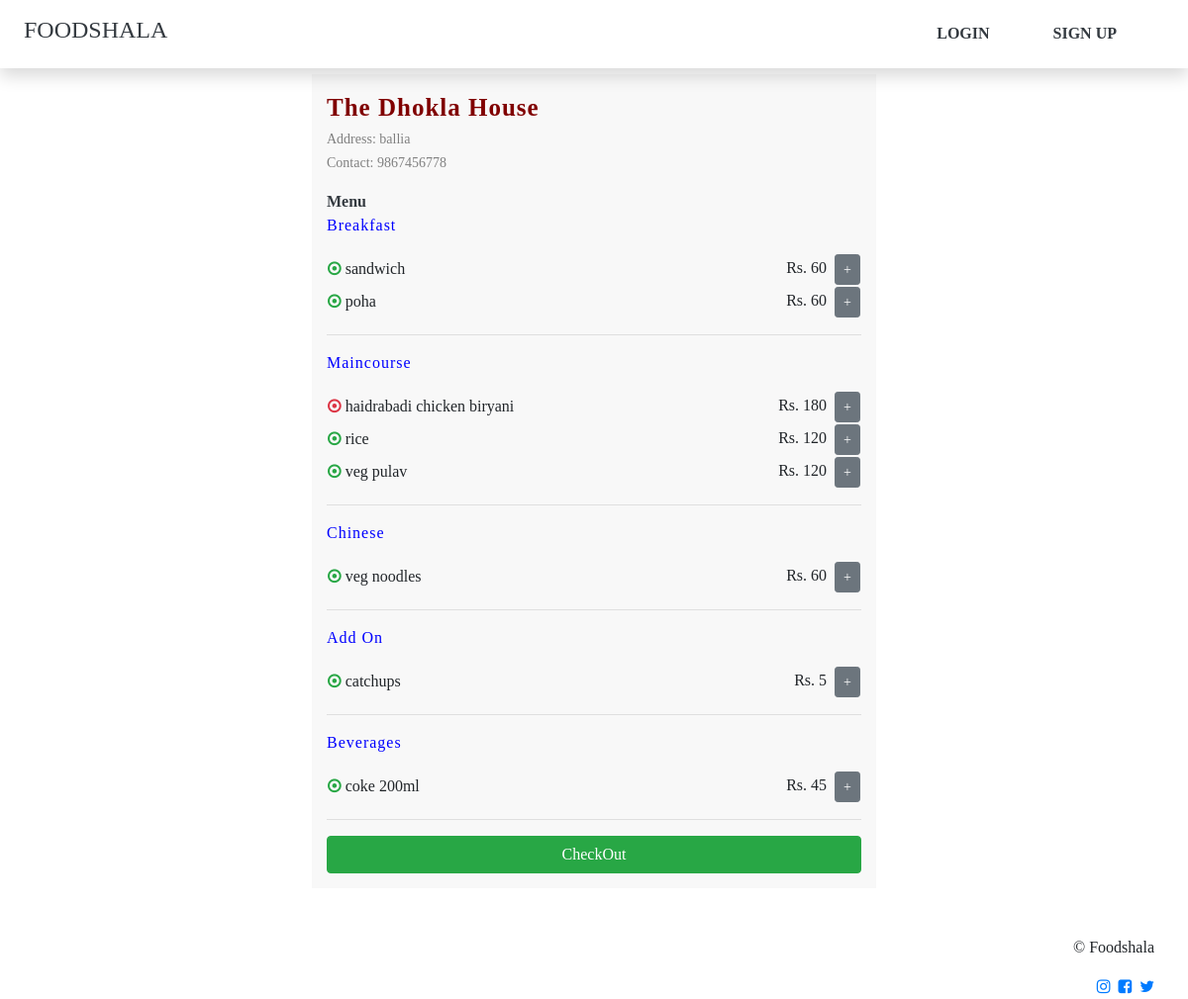
Page /restrauntMenu.php?id=2 on the committed database.
### tables this page shows
CREATE TABLE `restraunts` (
  `restraunt_id` int(11) NOT NULL,
  `restraunt_name` varchar(255) NOT NULL,
  `restraunt_email` varchar(255) NOT NULL,
  `password` varchar(255) NOT NULL,
  `restraunt_address` varchar(255) NOT NULL,
  `restraunt_contact` varchar(255) NOT NULL,
  `restraunt_category` varchar(255) NOT NULL
);

CREATE TABLE `dishes` (
  `dish_id` int(11) NOT NULL,
  `restraunt_id` int(11) NOT NULL,
  `dish_name` varchar(255) NOT NULL,
  `price` int(11) NOT NULL,
  `category` varchar(255) NOT NULL,
  `type` varchar(255) NOT NULL
);

### restrauntMenu.php (the view, shortened to what this page needs)
<?php
require "includes/dbConnection.php";
?>
<?php
include "includes/header.php";
?>
<?php
 include "includes/navbar.php";
?>
<?php
$id=$_REQUEST['id'];
              $query = "SELECT * FROM restraunts WHERE restraunt_id='$id'";
              $result = mysqli_query($con, $query)or die($mysqli_error($con));
              $row=mysqli_fetch_array($result);
              ?>
<section class="restrauntMenu">
<div class="container">
	<div class="row mt-5 mb-5">
		<div class="col-lg-6 col-sm-6 col-md-6 mainDiv">
			<div class="heading mb-3">
			<div class="menuHeading"><?php echo $row['restraunt_name'] ?></div>
      <span class="subhead"><?php echo "Address: ".$row['restraunt_address'] ?></span><br/>
      <span class="subhead"><?php echo "Contact: ".$row['restraunt_contact'] ?></span>
		</div>
			<div class="row">
				<div class="col-lg-12 col-md-12 col-sm-12">
					<div class="text-dark font-weight-bold">Menu</div>
					<p class="dishType">Breakfast</p>
            <div class="row">
              <div class="col-sm-12 col-md-12 col-lg-12 col-xs-12">
<table style="width: 100%;margin: 0 auto;">
  <tbody>
          <?php
          $que = "SELECT * FROM dishes WHERE restraunt_id='$id' AND category='Breakfast'";
                    $res = mysqli_query($con, $que)or die($mysqli_error($con));
                    $numm = mysqli_num_rows($res);
            if($numm>=1)
            {
                         while($roww=mysqli_fetch_array($res))
                         {
                          echo "<tr><td>";if($roww['type']=="Veg"){echo "<i class='fa fa-dot-circle-o mr-1 text-success'  aria-hidden='true'></i>";}else{echo "<i class='fa fa-dot-circle-o mr-1 text-danger'  aria-hidden='true'></i>";}echo $roww['dish_name']."</td>";
                         if(!isset($_SESSION['user_email']))
                            {
                              echo  "<td class='text-right'><span class='mr-2'>Rs. ".$roww['price']."</span><a href='loginRedirect.php?id=$id'><button class='btn btn-sm btn-secondary' type='submit' value='submit'>+</button></a></td></tr>";
                            }
                            else {
                          echo "<td class='text-right'><span class='mr-2'>Rs. ".$roww['price']."</span><a href='confirmation.php?id=$id&dishId={$roww['dish_id']}'><button class='btn btn-sm btn-secondary' type='submit' value='submit'>+</button></a></td></tr>";
                  }
                        }
                        }
                          else{
                              echo "<p class='dishName text-danger'>No Breakfast Available</p>";
                         }
            ?>
          </tbody>
        </table>
          </div>
        </div>
          <hr/>
                 <p class="dishType">Maincourse</p>
<div class="row">
              <div class="col-sm-12 col-md-12 col-lg-12 col-xs-12">
<table style="width: 100%;margin: 0 auto;">
  <tbody>
					 <?php
					$que1 = "SELECT * FROM dishes WHERE restraunt_id='$id' AND category='Main Course'";
                    $res1 = mysqli_query($con, $que1)or die($mysqli_error($con));
                    $numm1 = mysqli_num_rows($res1);
						if($numm1>=1)
						{
                         while($roww1=mysqli_fetch_array($res1))
                         {
                          echo "<tr><td>";if($roww1['type']=="Veg"){echo "<i class='fa fa-dot-circle-o mr-1 text-success'  aria-hidden='true'></i>";}else{echo "<i class='fa fa-dot-circle-o mr-1 text-danger'  aria-hidden='true'></i>";}echo $roww1['dish_name']."</td>";
                          if(!isset($_SESSION['user_email']))
                            {
                            	echo  "<td class='text-right'><span class='mr-2'>Rs. ".$roww1['price']."</span><a href='loginRedirect.php?id=$id'><button class='btn btn-sm btn-secondary' type='submit' value='submit'>+</button></a></td></tr>";
                            }
                            else{
                          echo "<td class='text-right'><span class='mr-2'>Rs. ".$roww1['price']."</span><a href='confirmation.php?id=$id&dishId={$roww1['dish_id']}'><button class='btn btn-sm btn-secondary' type='submit' value='submit'>+</button></a></td></tr>";
                  }
                        }
}
                         	else{
                              echo "<p class='dishName text-danger'>No Maincourse Available</p>";
                         }
						?>
				    </tbody>
        </table>
          </div>
        </div>
          <hr/>
<p class="dishType">Chinese</p>
<div class="row">
              <div class="col-sm-12 col-md-12 col-lg-12 col-xs-12">
<table style="width: 100%;margin: 0 auto;">
  <tbody>
					<?php
					$que2 = "SELECT * FROM dishes WHERE restraunt_id='$id' AND category='Chinese'";
                    $res2 = mysqli_query($con, $que2)or die($mysqli_error($con));
                    $numm2 = mysqli_num_rows($res2);
						if($numm2>=1)
						{
                         while($roww2=mysqli_fetch_array($res2))
                         {
                         	echo "<tr><td>";if($roww2['type']=="Veg"){echo "<i class='fa fa-dot-circle-o mr-1 text-success'  aria-hidden='true'></i>";}else{echo "<i class='fa fa-dot-circle-o mr-1 text-danger'  aria-hidden='true'></i>";}echo $roww2['dish_name']."</td>";
                           if(!isset($_SESSION['user_email']))
                            {
                            	echo  "<td class='text-right'><span class='mr-2'>Rs. ".$roww2['price']."</span><a href='loginRedirect.php?id=$id'><button class='btn btn-sm btn-secondary' type='submit' value='submit'>+</button></a></td></tr>";
                            }
                            else{
                          echo "<td class='text-right'><span class='mr-2'>Rs. ".$roww2['price']."</span><a href='confirmation.php?id=$id&dishId={$roww2['dish_id']}'><button class='btn btn-secondary btn-sm button' >+</button></a></td></tr>";
                  }
                        }
}
                         	else{
                              echo "<p class='dishName text-danger'>No Chinese Available</p>";
                         }
						?>
						</tbody>
        </table>
          </div>
        </div>
          <hr/>
					<p class="dishType">Add On</p>
<div class="row">
              <div class="col-sm-12 col-md-12 col-lg-12 col-xs-12">
<table style="width: 100%;margin: 0 auto;">
  <tbody>
					<?php
					$que3 = "SELECT * FROM dishes WHERE restraunt_id='$id' AND category='Add On'";
                    $res3 = mysqli_query($con, $que3)or die($mysqli_error($con));
                    $numm3 = mysqli_num_rows($res3);
						if($numm3>=1)
						{
                         while($roww3=mysqli_fetch_array($res3))
                         {
                         	echo "<tr><td>";if($roww3['type']=="Veg"){echo "<i class='fa fa-dot-circle-o mr-1 text-success'  aria-hidden='true'></i>";}else{echo "<i class='fa fa-dot-circle-o mr-1 text-danger'  aria-hidden='true'></i>";}echo $roww3['dish_name']."</td>";
                           if(!isset($_SESSION['user_email']))
                            {
                            	echo  "<td class='text-right'><span class='mr-2'>Rs. ".$roww3['price']."</span><a href='loginRedirect.php?id=$id'><button class='btn btn-sm btn-secondary' type='submit' value='submit'>+</button></a></td></tr>";
                            }
                            else{
                          echo "<td class='text-right'><span class='mr-2'>Rs. ".$roww3['price']."</span><a href='confirmation.php?id=$id&dishId={$roww3['dish_id']}'><button class='btn btn-secondary btn-sm button' >+</button></a></td></tr>";
                  }
                        }
}
                         	else{
                              echo "<p class='dishName text-danger'>No Add Ons Available</p>";
                         }
						?>
						</tbody>
        </table>
          </div>
        </div>
          <hr/>
<p class="dishType">Beverages</p>
<div class="row">
              <div class="col-sm-12 col-md-12 col-lg-12 col-xs-12">
<table style="width: 100%;margin: 0 auto;">
  <tbody>
					<?php
					$que4 = "SELECT * FROM dishes WHERE restraunt_id='$id' AND category='Beverages'";
                    $res4 = mysqli_query($con, $que4)or die($mysqli_error($con));
                    $numm4 = mysqli_num_rows($res4);
						if($numm4>=1)
						{
                         while($roww4=mysqli_fetch_array($res4))
                         {
                         	echo "<tr><td>";if($roww4['type']=="Veg"){echo "<i class='fa fa-dot-circle-o mr-1 text-success'  aria-hidden='true'></i>";}else{echo "<i class='fa fa-dot-circle-o mr-1 text-danger'  aria-hidden='true'></i>";}echo $roww4['dish_name']."</td>";
                         if(!isset($_SESSION['user_email']))
                            {
                            	echo  "<td class='text-right'><span class='mr-2'>Rs. ".$roww4['price']."</span><a href='loginRedirect.php?id=$id'><button class='btn btn-sm btn-secondary' type='submit' value='submit'>+</button></a></td></tr>";
                            }
                            else{
                          echo "<td class='text-right'><span class='mr-2'>Rs. ".$roww4['price']."</span><a href='confirmation.php?id=$id&dishId={$roww4['dish_id']}'><button class='btn btn-secondary btn-sm button' >+</button></a></td></tr>";
                  }
                        }
}
                         	else{
                              echo "<p class='dishName text-danger'>No Beverages Available</p>";
                         }
						?>
						</tbody>
        </table>
          </div>
        </div>
          <hr/>
<?php
if(!isset($_SESSION['user_email']))
{
	            echo "<a href='loginRedirect.php?id=$id'><button class='btn btn-block btn-success' type='submit' value='submit'>CheckOut</button></a>";
}
else
{
	echo "<a href='orderSummary.php'><button class='btn btn-block btn-success' type='submit' value='submit'>CheckOut</button></a>";
}
 ?>
				</div>
			</div>
		</div>
	</div>
</div>
</section>
<?php
include "includes/footer.php";
?>

### css/myStyle.css (style rules this page uses)
body { font-family: 'oswald', san-serif; }
.restrauntMenu { margin-top:75px; }
.restrauntMenu .container .row .mainDiv { background-color: #f8f8f8; margin:0 auto; padding: 15px; }
.restrauntMenu .container .row .mainDiv .heading .subhead { font-size:14px; color:gray; }
.restrauntMenu .container .row .menuHeading { font-size:25px; font-weight: bold; letter-spacing: 1px; color:maroon; }
.restrauntMenu .container .row .dishType { font-size:16px; font-weight: 500; letter-spacing: 1px; color:blue; }

### rows in the picture
restraunts: restraunt_name "The Dhokla House", restraunt_address "ballia", restraunt_contact "9867456778"
dishes: type "Veg" (drawn), dish_name "sandwich", price "60"
dishes: type "Veg" (drawn), dish_name "poha", price "60"
dishes: type "Non-veg" (drawn), dish_name "haidrabadi chicken biryani", price "180"
dishes: type "Veg" (drawn), dish_name "rice", price "120"
dishes: type "Veg" (drawn), dish_name "veg pulav", price "120"
dishes: type "Veg" (drawn), dish_name "veg noodles", price "60"
dishes: type "Veg" (drawn), dish_name "catchups", price "5"
dishes: type "Veg" (drawn), dish_name "coke 200ml", price "45"
